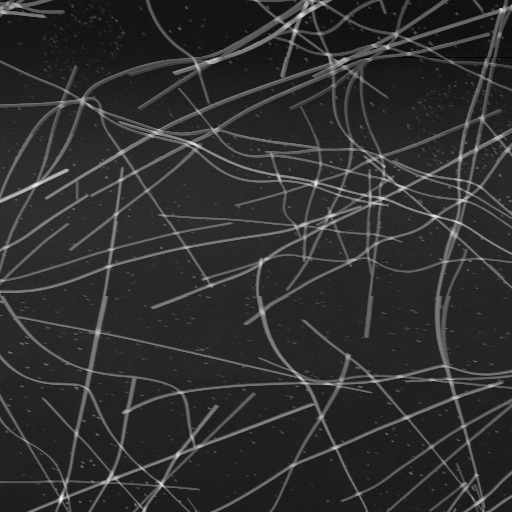
#> input picture 005center-1.tiff, 512 x 512 px, found by its file name
$ python image_window.py
#> lines starting #> are read from the running program, lines starting #| are printed output that depends on the picture
import os
from itertools import product

import cv2
import matplotlib
import matplotlib.mlab as mlab
import matplotlib.gridspec as gridspec

import matplotlib.pyplot as plt
import numpy as np

from scipy import signal
from scipy.signal import butter, filtfilt
from scipy.optimize import curve_fit

import argparse
import random as rng

from PIL import Image
from skimage.filters import rank
from skimage.morphology import disk
from tqdm import tqdm


def random_colors(n_color, add_a=False):
    color_list = []
    for idx in range(n_color):
        c = list(np.random.random_integers(0, 255, size=3))
        if add_a:
            c.append(255)
        color_list.append(tuple(np.array(c, dtype=np.uint8)))
    return color_list


if __name__ == "__main__":
    fileDir = os.path.dirname(os.path.realpath('_file_'))
    print(fileDir)
    filename = "005center-1.TIFF"
    dir_name = ''
    file_dir = os.path.join(os.getcwd() + dir_name, filename)
    print(file_dir)
    data = Image.open(file_dir)
#> data is the input picture: PIL image 512x512 I;16; min 0, max 65535, mean 12314.3
    data = (np.array(data) / 256).astype('uint8')
#> data: shape (512, 512)
    print(data.shape)
#| (512, 512)
    w, h = data.shape
#> w = 512; h = 512

    # Get lines
    line_th = 70
    idxs_x, idxs_y = np.where(data > line_th)
    line_filtered = np.zeros(data.shape, dtype=np.uint8)
    for x, y in zip(idxs_x, idxs_y):
        line_filtered[x, y] = data[x, y]
#> this loop made 43431 passes
#> y on passes 1 to 3: 9, 10, 11
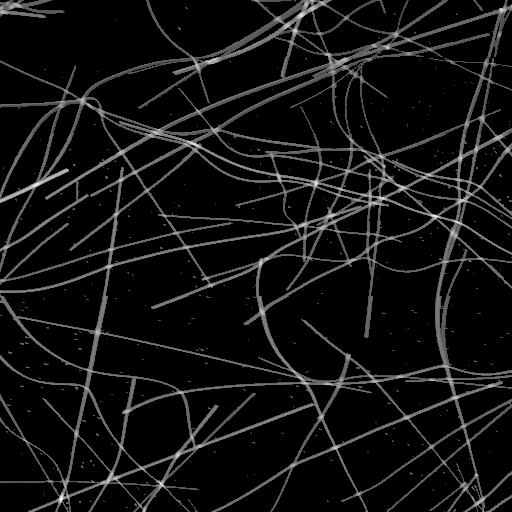
#> line_filtered: shape (512, 512); min 0, max 255, mean 17.4

    # Obtain junctions by local averaged threshold
    junction_mask = np.zeros(data.shape, dtype=np.uint8)
    win_size = 30
    it_over = product(range(0, w - win_size, win_size), range(0, h - win_size, win_size))
    print((w - win_size) * (h - win_size))
#| 232324
    for i, j in tqdm(it_over):
        x1, y1, x2, y2 = i, j, min(i + win_size, w), min(j + win_size, h)
        wind_data = line_filtered[x1:x2, y1:y2]
        n_px = len(np.where(wind_data > line_th)[0])
        if n_px == 0:
            continue
        avg = np.sum(wind_data) / n_px
        th = avg * 1.0
        for x, y in product(range(x1, x2), range(y1, y2)):
            if data[x, y] > th:
                junction_mask[x, y] = 255
#> this loop made 289 passes
#> (n_px, avg, th) on passes 1 to 3: (351, 115.3, 115.3), (227, 94.76, 94.76), (12, 85.08, 85.08)
#> pass 1, `wind_data = line_filtered[x1:x2, y1:y2]`:
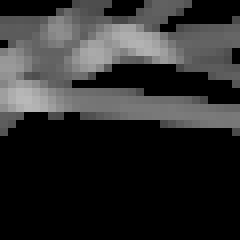
#> wind_data: shape (30, 30) (shown 8 times larger); min 0, max 185, mean 44.9
#> after the loop:
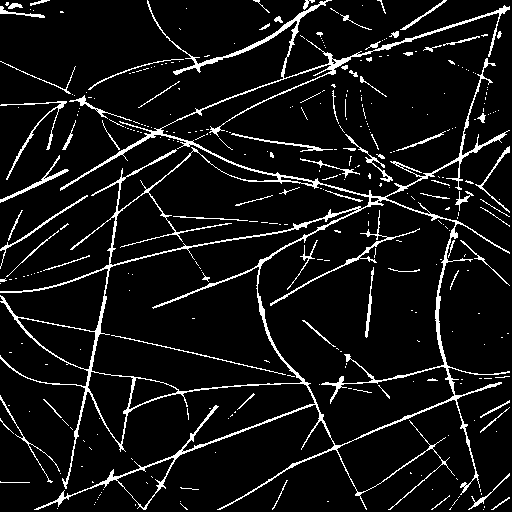
#> junction_mask: shape (512, 512); 7.8% white in thin lines or dots
    '''
    radius = 30
    selem = disk(radius)
    local_otsu = rank.otsu(data, selem)

    data_binary = (data >= (local_otsu * 4)) * 255
    '''

    # Aggregate nearest points
    retval, labels, stats, centroids = cv2.connectedComponentsWithStats(junction_mask, connectivity=8)
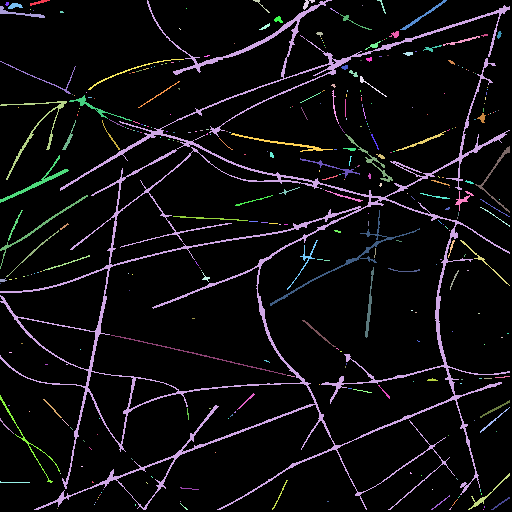
#> labels: shape (512, 512) int32; 338 distinct labels, from 0 to 337; one colour per label, 0 black
#> retval = 338; stats = 338 rows, first 6: [0, 0, 512, 512, 241645], [30, 0, 20, 6, 46], [0, 0, 510, 510, 13227], [253, 0, 17, 13, 28], [303, 0, 12, 10, 48], [377, 0, 9, 14, 26]; centroids = 338 pairs, first value 0 to 507.5, second value 2.02 to 509
    print("Number of junctions: ", retval - 1)
#| Number of junctions:  337

    # Draw separated junction points
    color_list = random_colors(retval, add_a=True)
#> color_list = 338 items, first 6: (172, 47, 117, 255), (192, 67, 251, 255), (195, 103, 9, 255), (211, 21, 242, 255), (36, 87, 70, 255), (216, 88, 140, 255)
    junction_point_image = np.zeros((w, h, 4), dtype=np.uint8)
    for x, y in product(range(w), range(h)):
        idx_obj = labels[x, y]
        if idx_obj > 0:
            color = color_list[idx_obj]
            junction_point_image[x, y] = np.array(color, dtype=np.uint8)
#> this loop made 262144 passes
#> (idx_obj, color) on passes 42, 43, 44, 45, 46, 47, 48, 49, 50, 148, 254, 255: (1, (192, 67, 251, 255)), (1, (192, 67, 251, 255)), (1, (192, 67, 251, 255)), (1, (192, 67, 251, 255)), (1, (192, 67, 251, 255)), (1, (192, 67, 251, 255)), (1, (192, 67, 251, 255)), (1, (192, 67, 251, 255)), (1, (192, 67, 251, 255)), (2, (195, 103, 9, 255)), (3, (211, 21, 242, 255)), (3, (211, 21, 242, 255))
#> idx_obj on passes 1 to 6: 0, 0, 0, 0, 0, 0
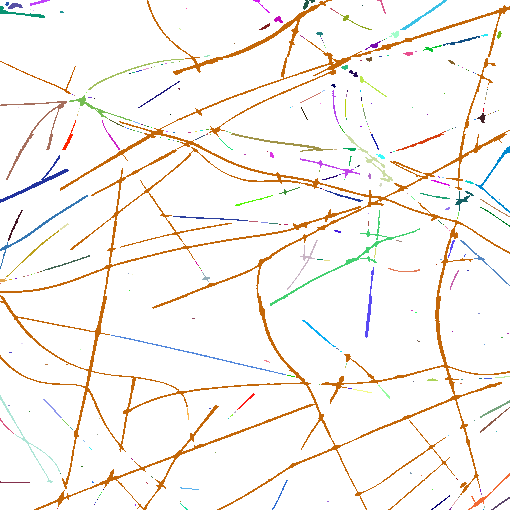
#> junction_point_image: shape (512, 512, 4); mean of channels 0, 1, 2, 3 13, 8.8, 4.2, 19.9; transparent parts drawn white

    # Draw all
    color_data = cv2.cvtColor(data, cv2.COLOR_BGR2RGB)
    plt.imshow(color_data)
    # plt.imshow(junction_point_image)
    x_list, y_list = list(), list()
    for x, y in centroids[1:]:
        x_list.append(x)
        y_list.append(y)
#> this loop made 337 passes
#> (x, y) on passes 1 to 3: (38.46, 2.02), (267, 264.3), (260.8, 4.61)
#> after the loop, x_list = 337 values, max 507.5 at index 253, min 0 at index 245, mean 284.2; y_list = 337 values, max 509 at index 336, min 2.02 at index 0, mean 213.9
    point_size = 3
    plt.scatter(x_list, y_list, s=10, c=[(r / 256, g / 256, b / 256, a / 256) for r, g, b, a in color_list[1:]])
    plt.show()
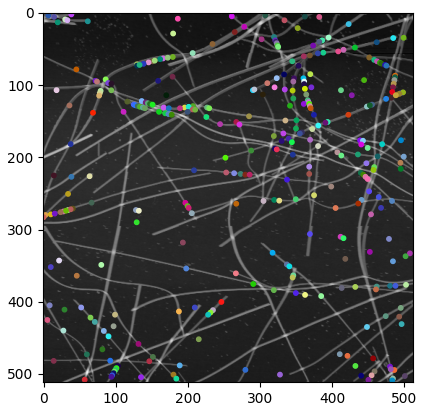
#> figure drawn by matplotlib, 1 panel

    # Interactive
    max_items = 100000
    color_list = color_list + random_colors(max_items)
#> color_list = 100338 items
    updated_centroids = {i + 1: (int(x), int(y)) for i, (x, y) in enumerate(centroids[1:])}
#> updated_centroids = 337 items
    current_centroids_idx = list(updated_centroids.keys())
#> current_centroids_idx = 337 values from 1 to 337
    original_max_idx = len(updated_centroids)
#> original_max_idx = 337

    idx_file = None
    def draw_centroids(save=False, overwrite=True, idx_file=None):
#> called with save = True, overwrite = False
        new_img = color_data.copy()
        for idx in current_centroids_idx:
            x_c, y_c = updated_centroids[idx]
            c = tuple([int(u) for u in color_list[idx]])
            cv2.circle(new_img, (x_c, y_c), radius=point_size, color=c)
#> this loop made 337 passes
#> (x_c, y_c, c) on passes 1 to 3: (38, 2, (192, 67, 251, 255)), (266, 264, (195, 103, 9, 255)), (260, 4, (211, 21, 242, 255))
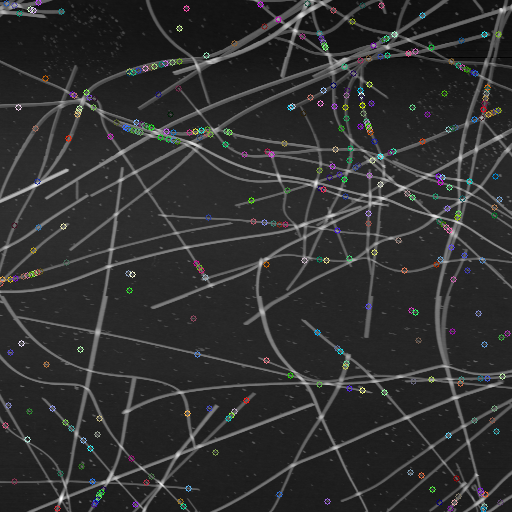
#> new_img: shape (512, 512, 3); mean R, G, B 48.7, 48.9, 48.9
        cv2.imshow('Interactive', new_img)
        print(f"updated junctions : {len(current_centroids_idx)}")
#| updated junctions : 337
        if idx_file is None:
            idx_file = 0
        if save:
            ex = file_dir.split('.')[-1]
            new_filename = '.'.join(file_dir.split('.')[:-1])+f'_updated_{idx_file}.'+ex
            while os.path.isfile(new_filename) and not overwrite:
                idx_file += 1
                new_filename = '.'.join(file_dir.split('.')[:-1])+f'_updated_{idx_file}.'+ex
            cv2.imwrite(new_filename, new_img)
        return idx_file

    def click_event(event, x, y, flags, params):
        if event == cv2.EVENT_LBUTTONDOWN:
            for idx, (x_c, y_c) in updated_centroids.items():
                if (x - x_c) ** 2 + (y - y_c) ** 2 < point_size ** 2:
                    if idx not in current_centroids_idx:
                        current_centroids_idx.append(idx)
                        break
            else:
                new_idx = max(updated_centroids.keys()) + 1
                updated_centroids[new_idx] = x, y
                current_centroids_idx.append(new_idx)
            draw_centroids(save=True, overwrite=True, idx_file=idx_file)
        elif event == cv2.EVENT_RBUTTONDOWN:
            for idx, (x_c, y_c) in updated_centroids.items():
                if (x - x_c) ** 2 + (y - y_c) ** 2 < point_size ** 2:
                    if idx in current_centroids_idx:
                        current_centroids_idx.remove(idx)
                        if idx > original_max_idx:
                            updated_centroids.pop(idx)
                        break
            draw_centroids(save=True, overwrite=True, idx_file=idx_file)
        elif event == cv2.EVENT_MBUTTONDOWN:
            draw_centroids(save=True, overwrite=True, idx_file=idx_file)

    idx_file = draw_centroids(save=True, overwrite=False, idx_file=None)
    print(idx_file)
    cv2.setMouseCallback('Interactive', click_event)
    cv2.waitKey(0)
